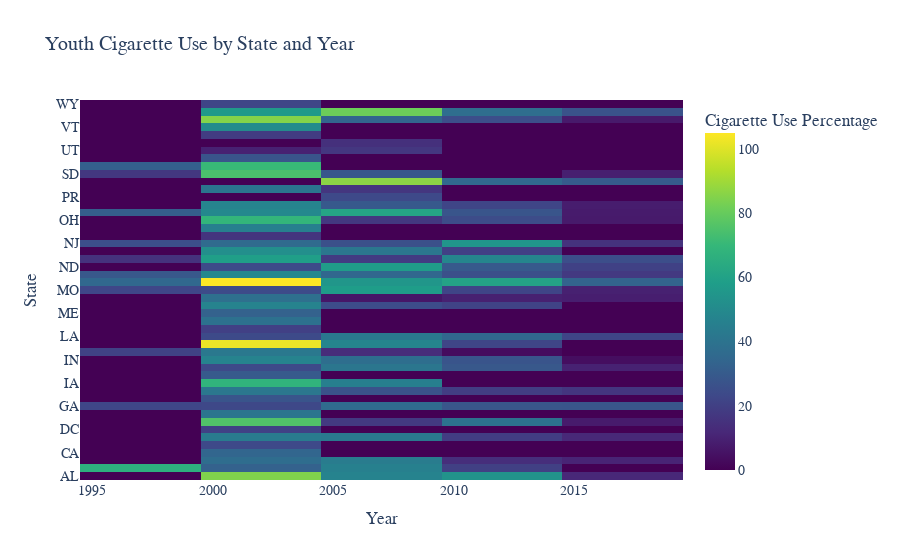

Source (notebook cell):
### Code cell
#heatmap showing cigarette use by state and year
df = YTSCigaretteUsedf.groupby(['LocationAbbr', 'Year'])['DataValue'].mean().reset_index()

# Create the heatmap
fig = px.density_heatmap(df, 
                         x='Year', 
                         y='LocationAbbr', 
                         z='DataValue',
                         color_continuous_scale='Viridis',
                         title='Youth Cigarette Use by State and Year')

# Customize the layout
fig.update_layout(
    xaxis_title='Year',
    yaxis_title='State',
    font=dict(family='SOURCE SANS PRO', size=14),
    coloraxis_colorbar=dict(title='Cigarette Use Percentage')
)

# Display the plot
fig.show()

### Figure 1 — Plotly figure (JSON) as saved in the notebook; plotly's stock layout.template omitted (floating-point values rounded to 4 significant figures; data arrays with more than 128 entries replaced by an {"elided": "..."} marker saying what was removed)
{"data": [{"coloraxis": "coloraxis", "histfunc": "sum", "hovertemplate": "Year=%{x}<br>LocationAbbr=%{y}<br>sum of DataValue=%{z}<extra></extra>", "name": "", "type": "histogram2d", "x": {"elided": "266 int values"}, "xaxis": "x", "xbingroup": "x", "y": {"elided": "266 str values"}, "yaxis": "y", "ybingroup": "y", "z": {"elided": "266 float values"}}], "layout": {"coloraxis": {"colorbar": {"title": {"text": "Cigarette Use Percentage"}}, "colorscale": [[0, "#440154"], [0.1111, "#482878"], [0.2222, "#3e4989"], [0.3333, "#31688e"], [0.4444, "#26828e"], [0.5556, "#1f9e89"], [0.6667, "#35b779"], [0.7778, "#6ece58"], [0.8889, "#b5de2b"], [1, "#fde725"]]}, "font": {"family": "SOURCE SANS PRO", "size": 14}, "legend": {"tracegroupgap": 0}, "title": {"text": "Youth Cigarette Use by State and Year"}, "xaxis": {"anchor": "y", "domain": [0, 1], "title": {"text": "Year"}}, "yaxis": {"anchor": "x", "domain": [0, 1], "title": {"text": "State"}}}}
